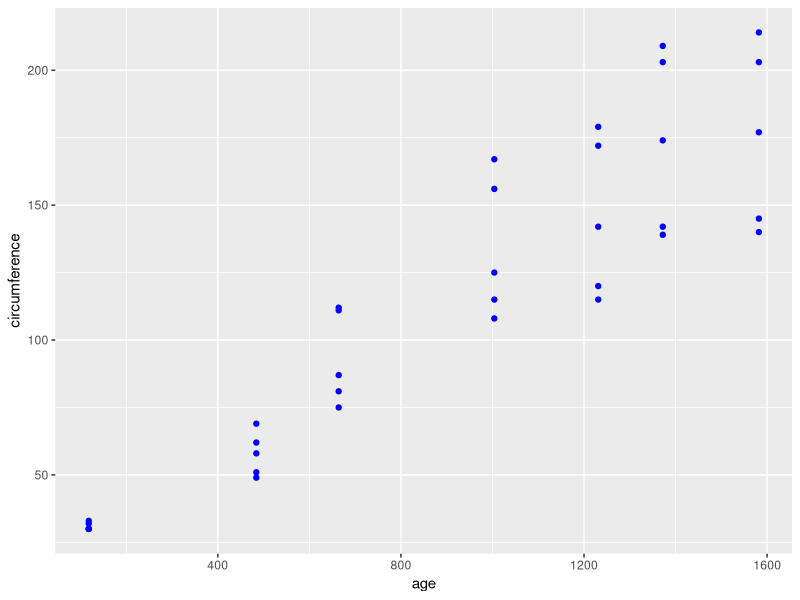
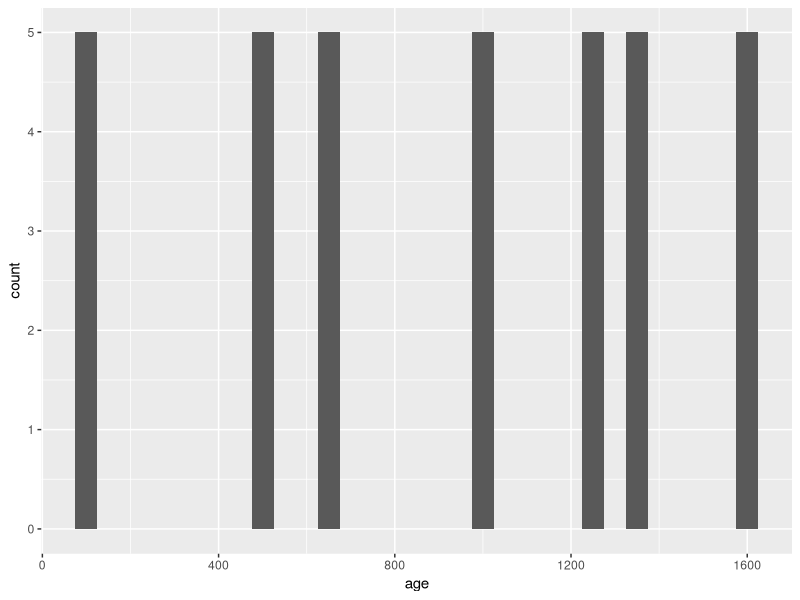

These figures' R source, in order:
## ---- chunk 1
knitr::opts_chunk$set(echo = TRUE)
## ---- chunk 2
# look at available R datasets
# library(help="datasets")

# assign stock data set Orange to data variable
data = Orange

# check out the data to see what we can plot
print(data)

# Read about the dataset
# ?Orange
## ---- chunk 3
# install and load package ggplot2 if you did not already
# install.packages("ggplot2")

# initialize library
library("ggplot2")

# use ggplot package to create a scatterplot of age vs. circumference
ggplot(data) +
        geom_point(mapping = aes(x=age, y=circumference), color="blue")
## ---- chunk 4
# use ggplot package to create a histogram of ages of trees (days since 1968/12/31)
ggplot(data) +
        geom_histogram(mapping = aes(x=age), binwidth=50)
